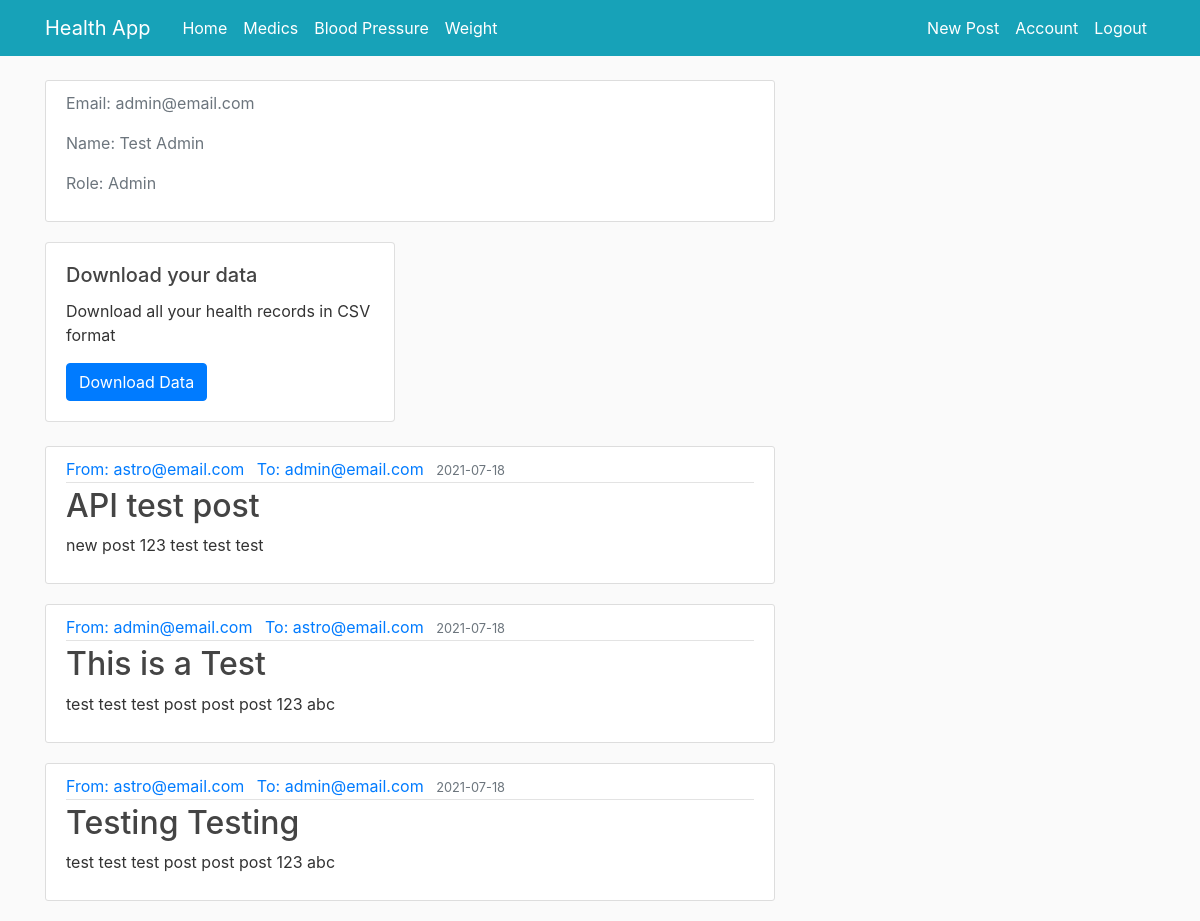
The page /accounts/admin@email.com (signed in) on the database its author committed.
### healthapp/models.py (models this page shows)
class User(db.Model, UserMixin):
    id = db.Column(db.Integer, primary_key=True)
    first_name = db.Column(db.String, nullable=False)
    last_name = db.Column(db.String, nullable=False)
    email = db.Column(db.String, unique=True, nullable=False)
    password = db.Column(db.String, nullable=False)
    role = db.Column(db.String, nullable=False)
    key = db.Column(db.String, nullable=False)
    posts = db.relationship('Post', backref='author', lazy=True)
    blood_pressure = db.relationship('BloodPressure', backref='author', lazy=True)
    weight = db.relationship('Weight', backref='author', lazy=True)

class Post(db.Model):
    id = db.Column(db.Integer, primary_key=True)
    title = db.Column(db.String, nullable=False)
    recipient = db.Column(db.String, nullable=False)
    date_posted = db.Column(db.DateTime, nullable=False, default=datetime.utcnow)
    content = db.Column(db.Text, nullable=False)
    user_id = db.Column(db.Integer, db.ForeignKey('user.id'), nullable=False)

### healthapp/webapp/routes.py (the view)
@app.route("/accounts/<string:email>", methods=['GET', 'POST'])
@login_required
def user_account(email):
    user = User.query.filter_by(email=email).first()
    if user:
        encrypted_posts = db.session.query(Post) \
            .where(((Post.user_id == user.id) & (Post.recipient == current_user.email))
                   | ((Post.user_id == current_user.id) & (Post.recipient == user.email))) \
            .order_by(Post.date_posted.desc()).all()
        posts = []  # empty list for decrypted posts to be appended to.
        for encrypted_post in encrypted_posts:
            post_list = [encrypted_post]    # decrypt_post() takes a list as an argument
            if post_list[0].recipient == current_user.email:
                posts.append(decrypt_post(post_list, current_user.key)[0])
            if post_list[0].recipient == user.email:
                posts.append(decrypt_post(post_list, user.key)[0])
        return render_template('user_account.html', user=user, posts=posts, title='Account')
    return abort(404)   # not found error if user not found.

### healthapp/encryption.py (called while the page is built)
def decrypt_post(encrypted_posts, key):
    decrypted_posts = []    # empty list for decrypted post to be appended to.
    for post in encrypted_posts:
        encrypted_data = post.content.encode()  # encodes post to a byte string.
        decrypted_data = Fernet(key.encode()).decrypt(encrypted_data).decode('utf-8')
        decrypted_posts.append({'id': post.id,
                                'author': post.author.email,
                                'recipient': post.recipient,
                                'date_posted': post.date_posted.strftime('%Y-%m-%d'),
                                'title': post.title,
                                'content': decrypted_data})
    return decrypted_posts

### healthapp/models.py (called while the page is built)
@login_manager.user_loader
def load_user(user_id):
    return User.query.get(int(user_id))

### healthapp/templates/user_account.html (shortened to what this page needs)
{% extends "layout.html" %}
{% block content %}
  <div class="content-section">
    <div class="media">
      <div class="media-body">
        <p class="text-secondary">Email: {{ user.email }}</p>
        <p class="text-secondary">Name: {{ user.first_name }} {{ user.last_name }}</p>
        <p class="text-secondary">Role: {{ user.role }}</p>
      </div>
    </div>
  </div>
<div class="row mb-4">
  <div class="col-sm-6">
    <div class="card">
      <div class="card-body">
        <h5 class="card-title">Download your data</h5>
        <p class="card-text">Download all your health records in CSV format</p>
          <a class="mr-2 btn btn-primary" href="{{ url_for('download_data', email=user.email, record_type='Posts') }}">Download Data</a>
      </div>
    </div>
  </div>
</div>
    {% for post in posts %}
        <article class="media content-section">
          <div class="media-body">
            <div class="article-metadata">
              <a class="mr-2" href="{{ url_for('user_account', email=post['author']) }}">From: {{ post['author']}}</a>
              <a class="mr-2" href="{{ url_for('user_account', email=post['recipient']) }}">To: {{ post['recipient']}}</a>
              <small class="text-muted">{{ post['date_posted'] }}</small>
            </div>
            <h2><a class="article-title" href="{{ url_for('post', post_id=post['id'])}}">{{ post['title'] }}</a></h2>
            <p class="article-content">{{ post['content'] }}</p>
          </div>
        </article>
    {% endfor %}
{% endblock content %}

### healthapp/static/main.css (style rules this page uses)
body { background: #fafafa; color: #333333; margin-top: 5rem; }
h1, h2, h3, h4, h5, h6 { color: #444444; }
.content-section { background: #ffffff; padding: 10px 20px; border: 1px solid #dddddd; border-radius: 3px; margin-bottom: 20px; }
.article-title { color: #444444; }
.article-content { white-space: pre-line; }
.article-metadata { padding-bottom: 1px; margin-bottom: 4px; border-bottom: 1px solid #e3e3e3 }

### rows shown on the page
User: email "admin@email.com", first_name "Test", last_name "Admin", role "Admin", author "admin@email.com"
User: author "astro@email.com" "astro@email.com"
Post: recipient "admin@email.com", title "API test post"
Post: recipient "astro@email.com", title "This is a Test"
Post: recipient "admin@email.com", title "Testing Testing"

### other values the page prints
{{ post['date_posted'] }} "2021-07-18" "2021-07-18" "2021-07-18"
{{ post['content'] }} "new post 123 test test test" "test test test post post post 123 abc" "test test test post post post 123 abc"
